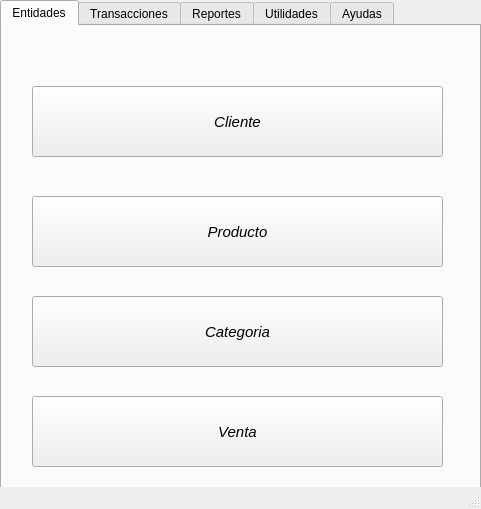
<?xml version="1.0" encoding="UTF-8"?>
<ui version="4.0">
 <class>MainWindow</class>
 <widget class="QMainWindow" name="MainWindow">
  <property name="geometry">
   <rect>
    <x>0</x>
    <y>0</y>
    <width>481</width>
    <height>509</height>
   </rect>
  </property>
  <property name="windowTitle">
   <string>MainWindow</string>
  </property>
  <widget class="QWidget" name="centralwidget">
   <widget class="QTabWidget" name="tabWidget">
    <property name="geometry">
     <rect>
      <x>0</x>
      <y>0</y>
      <width>481</width>
      <height>511</height>
     </rect>
    </property>
    <property name="sizePolicy">
     <sizepolicy hsizetype="Fixed" vsizetype="Fixed">
      <horstretch>0</horstretch>
      <verstretch>0</verstretch>
     </sizepolicy>
    </property>
    <property name="currentIndex">
     <number>0</number>
    </property>
    <widget class="QWidget" name="EntidadesTab">
     <attribute name="title">
      <string>Entidades</string>
     </attribute>
     <widget class="QPushButton" name="ClienteBTN">
      <property name="geometry">
       <rect>
        <x>30</x>
        <y>60</y>
        <width>411</width>
        <height>71</height>
       </rect>
      </property>
      <property name="font">
       <font>
        <pointsize>11</pointsize>
        <italic>true</italic>
       </font>
      </property>
      <property name="text">
       <string>Cliente</string>
      </property>
     </widget>
     <widget class="QPushButton" name="VentaBTN">
      <property name="geometry">
       <rect>
        <x>30</x>
        <y>370</y>
        <width>411</width>
        <height>71</height>
       </rect>
      </property>
      <property name="font">
       <font>
        <pointsize>11</pointsize>
        <italic>true</italic>
       </font>
      </property>
      <property name="text">
       <string>Venta</string>
      </property>
     </widget>
     <widget class="QPushButton" name="ProductoBTN">
      <property name="geometry">
       <rect>
        <x>30</x>
        <y>170</y>
        <width>411</width>
        <height>71</height>
       </rect>
      </property>
      <property name="font">
       <font>
        <pointsize>11</pointsize>
        <italic>true</italic>
       </font>
      </property>
      <property name="text">
       <string>Producto</string>
      </property>
     </widget>
     <widget class="QPushButton" name="CategoriaBTN">
      <property name="geometry">
       <rect>
        <x>30</x>
        <y>270</y>
        <width>411</width>
        <height>71</height>
       </rect>
      </property>
      <property name="font">
       <font>
        <pointsize>11</pointsize>
        <italic>true</italic>
       </font>
      </property>
      <property name="text">
       <string>Categoria</string>
      </property>
     </widget>
    </widget>
    <widget class="QWidget" name="TransaccionesTab">
     <attribute name="title">
      <string>Transacciones</string>
     </attribute>
     <widget class="QPushButton" name="RegitrarVentaBTN">
      <property name="geometry">
       <rect>
        <x>50</x>
        <y>30</y>
        <width>371</width>
        <height>81</height>
       </rect>
      </property>
      <property name="font">
       <font>
        <pointsize>11</pointsize>
        <italic>true</italic>
       </font>
      </property>
      <property name="text">
       <string>Regitrar Venta</string>
      </property>
     </widget>
     <widget class="QPushButton" name="CreditoBTN">
      <property name="geometry">
       <rect>
        <x>50</x>
        <y>150</y>
        <width>371</width>
        <height>81</height>
       </rect>
      </property>
      <property name="font">
       <font>
        <pointsize>11</pointsize>
        <italic>true</italic>
       </font>
      </property>
      <property name="text">
       <string>Creditos</string>
      </property>
     </widget>
     <widget class="QPushButton" name="AgregarCuotaBTN">
      <property name="geometry">
       <rect>
        <x>50</x>
        <y>280</y>
        <width>371</width>
        <height>81</height>
       </rect>
      </property>
      <property name="font">
       <font>
        <pointsize>11</pointsize>
        <italic>true</italic>
       </font>
      </property>
      <property name="text">
       <string>Agregar Cuota</string>
      </property>
     </widget>
    </widget>
    <widget class="QWidget" name="ReportesTab">
     <attribute name="title">
      <string>Reportes</string>
     </attribute>
     <widget class="QScrollArea" name="scrollArea">
      <property name="geometry">
       <rect>
        <x>0</x>
        <y>0</y>
        <width>481</width>
        <height>541</height>
       </rect>
      </property>
      <property name="autoFillBackground">
       <bool>false</bool>
      </property>
      <property name="widgetResizable">
       <bool>true</bool>
      </property>
      <widget class="QWidget" name="scrollAreaWidgetContents">
       <property name="geometry">
        <rect>
         <x>0</x>
         <y>0</y>
         <width>479</width>
         <height>539</height>
        </rect>
       </property>
       <widget class="QWidget" name="verticalLayoutWidget">
        <property name="geometry">
         <rect>
          <x>0</x>
          <y>0</y>
          <width>471</width>
          <height>131</height>
         </rect>
        </property>
        <layout class="QVBoxLayout" name="LayoutObtenerVentas">
         <item>
          <widget class="QLabel" name="label">
           <property name="font">
            <font>
             <bold>true</bold>
            </font>
           </property>
           <property name="text">
            <string>Obtener total Ventas:</string>
           </property>
           <property name="textFormat">
            <enum>Qt::TextFormat::AutoText</enum>
           </property>
           <property name="wordWrap">
            <bool>false</bool>
           </property>
           <property name="margin">
            <number>0</number>
           </property>
           <property name="indent">
            <number>-1</number>
           </property>
          </widget>
         </item>
         <item>
          <widget class="QLabel" name="label_2">
           <property name="text">
            <string>Permite obtener un reporte de la ventas realizadas durante un mes dado.</string>
           </property>
          </widget>
         </item>
         <item>
          <layout class="QHBoxLayout" name="InferiorVentas">
           <item>
            <layout class="QVBoxLayout" name="InferiorVIzquierdo">
             <item>
              <widget class="QLabel" name="label_3">
               <property name="font">
                <font>
                 <bold>true</bold>
                </font>
               </property>
               <property name="text">
                <string>Mes:</string>
               </property>
               <property name="textFormat">
                <enum>Qt::TextFormat::AutoText</enum>
               </property>
               <property name="wordWrap">
                <bool>false</bool>
               </property>
               <property name="margin">
                <number>0</number>
               </property>
               <property name="indent">
                <number>-1</number>
               </property>
              </widget>
             </item>
             <item>
              <widget class="QComboBox" name="MesCMB">
               <property name="currentText">
                <string/>
               </property>
               <property name="currentIndex">
                <number>-1</number>
               </property>
               <property name="maxVisibleItems">
                <number>12</number>
               </property>
               <item>
                <property name="text">
                 <string>Enero</string>
                </property>
               </item>
               <item>
                <property name="text">
                 <string>Febrero</string>
                </property>
               </item>
               <item>
                <property name="text">
                 <string>Marzo</string>
                </property>
               </item>
               <item>
                <property name="text">
                 <string>Abril</string>
                </property>
               </item>
               <item>
                <property name="text">
                 <string>Mayo</string>
                </property>
               </item>
               <item>
                <property name="text">
                 <string>Junio</string>
                </property>
               </item>
               <item>
                <property name="text">
                 <string>Julio</string>
                </property>
               </item>
               <item>
                <property name="text">
                 <string>Agosto</string>
                </property>
               </item>
               <item>
                <property name="text">
                 <string>Septiembre</string>
                </property>
               </item>
               <item>
                <property name="text">
                 <string>Octubre</string>
                </property>
               </item>
               <item>
                <property name="text">
                 <string>Noviembre</string>
                </property>
               </item>
               <item>
                <property name="text">
                 <string>Diciembre</string>
                </property>
               </item>
              </widget>
             </item>
            </layout>
           </item>
           <item>
            <layout class="QHBoxLayout" name="inferiorVDerecho">
             <property name="topMargin">
              <number>0</number>
             </property>
             <property name="bottomMargin">
              <number>0</number>
             </property>
             <item>
              <widget class="QPushButton" name="TotalVentasBTN">
               <property name="text">
                <string>Generar</string>
               </property>
              </widget>
             </item>
            </layout>
           </item>
          </layout>
         </item>
        </layout>
       </widget>
       <widget class="QWidget" name="verticalLayoutWidget_3">
        <property name="geometry">
         <rect>
          <x>0</x>
          <y>130</y>
          <width>471</width>
          <height>121</height>
         </rect>
        </property>
        <layout class="QVBoxLayout" name="LayoutReporteClientes">
         <item>
          <widget class="QLabel" name="label_4">
           <property name="font">
            <font>
             <bold>true</bold>
            </font>
           </property>
           <property name="text">
            <string>Reporte clientes:</string>
           </property>
           <property name="textFormat">
            <enum>Qt::TextFormat::AutoText</enum>
           </property>
           <property name="wordWrap">
            <bool>false</bool>
           </property>
           <property name="margin">
            <number>0</number>
           </property>
           <property name="indent">
            <number>-1</number>
           </property>
          </widget>
         </item>
         <item>
          <widget class="QLabel" name="label_5">
           <property name="text">
            <string>Permite obtener un reporte de los clientes que han comprado a crédito y son morosos, es decir, que están atrasados en sus coutas mensuales.</string>
           </property>
           <property name="scaledContents">
            <bool>true</bool>
           </property>
           <property name="wordWrap">
            <bool>true</bool>
           </property>
          </widget>
         </item>
         <item>
          <widget class="QPushButton" name="ReporteClientesBTN">
           <property name="sizePolicy">
            <sizepolicy hsizetype="Minimum" vsizetype="Fixed">
             <horstretch>0</horstretch>
             <verstretch>0</verstretch>
            </sizepolicy>
           </property>
           <property name="text">
            <string>Generar</string>
           </property>
          </widget>
         </item>
        </layout>
       </widget>
       <widget class="QWidget" name="verticalLayoutWidget_4">
        <property name="geometry">
         <rect>
          <x>0</x>
          <y>250</y>
          <width>471</width>
          <height>131</height>
         </rect>
        </property>
        <layout class="QVBoxLayout" name="LayoutInventarioProductos">
         <item>
          <widget class="QLabel" name="label_7">
           <property name="font">
            <font>
             <bold>true</bold>
            </font>
           </property>
           <property name="text">
            <string>Obtener inventario de productos:</string>
           </property>
           <property name="textFormat">
            <enum>Qt::TextFormat::AutoText</enum>
           </property>
           <property name="wordWrap">
            <bool>false</bool>
           </property>
           <property name="margin">
            <number>0</number>
           </property>
           <property name="indent">
            <number>-1</number>
           </property>
          </widget>
         </item>
         <item>
          <widget class="QLabel" name="label_6">
           <property name="text">
            <string>Permite obtener el inventario de productos por una categoria dada</string>
           </property>
           <property name="scaledContents">
            <bool>true</bool>
           </property>
           <property name="wordWrap">
            <bool>true</bool>
           </property>
          </widget>
         </item>
         <item>
          <layout class="QHBoxLayout" name="inferiorProductos">
           <item>
            <layout class="QVBoxLayout" name="inferiorPIzquierdo">
             <item>
              <widget class="QLabel" name="label_8">
               <property name="font">
                <font>
                 <bold>true</bold>
                </font>
               </property>
               <property name="text">
                <string>Categoria:</string>
               </property>
               <property name="textFormat">
                <enum>Qt::TextFormat::AutoText</enum>
               </property>
               <property name="wordWrap">
                <bool>false</bool>
               </property>
               <property name="margin">
                <number>0</number>
               </property>
               <property name="indent">
                <number>-1</number>
               </property>
              </widget>
             </item>
             <item>
              <widget class="QComboBox" name="CategoriaCMB">
               <property name="currentText">
                <string/>
               </property>
               <property name="currentIndex">
                <number>-1</number>
               </property>
               <property name="maxVisibleItems">
                <number>12</number>
               </property>
               <item>
                <property name="text">
                 <string>Audio</string>
                </property>
               </item>
               <item>
                <property name="text">
                 <string>Video</string>
                </property>
               </item>
               <item>
                <property name="text">
                 <string>Tecnologia</string>
                </property>
               </item>
               <item>
                <property name="text">
                 <string>Cocina</string>
                </property>
               </item>
              </widget>
             </item>
            </layout>
           </item>
           <item>
            <layout class="QHBoxLayout" name="inferiorPDerecho">
             <item>
              <widget class="QPushButton" name="InventarioProductosBTN">
               <property name="text">
                <string>Generar</string>
               </property>
              </widget>
             </item>
            </layout>
           </item>
          </layout>
         </item>
        </layout>
       </widget>
       <widget class="QWidget" name="verticalLayoutWidget_6">
        <property name="geometry">
         <rect>
          <x>0</x>
          <y>380</y>
          <width>471</width>
          <height>151</height>
         </rect>
        </property>
        <layout class="QVBoxLayout" name="LayoutVentasPeriodo">
         <item>
          <widget class="QLabel" name="label_11">
           <property name="font">
            <font>
             <bold>true</bold>
            </font>
           </property>
           <property name="text">
            <string>Obtener ventas realizadas durante un periodo dado:</string>
           </property>
           <property name="textFormat">
            <enum>Qt::TextFormat::AutoText</enum>
           </property>
           <property name="wordWrap">
            <bool>false</bool>
           </property>
           <property name="margin">
            <number>0</number>
           </property>
           <property name="indent">
            <number>-1</number>
           </property>
          </widget>
         </item>
         <item>
          <widget class="QLabel" name="label_10">
           <property name="text">
            <string>Permite obtener un reporte de las ventas realizadas durante cierto periodo dependiendo del tipo de venta que especifique.</string>
           </property>
           <property name="scaledContents">
            <bool>true</bool>
           </property>
           <property name="wordWrap">
            <bool>true</bool>
           </property>
          </widget>
         </item>
         <item>
          <layout class="QHBoxLayout" name="inferioirVentasPeriodo">
           <item>
            <layout class="QVBoxLayout" name="InferiorVPIzquierdo">
             <item>
              <widget class="QLabel" name="label_9">
               <property name="font">
                <font>
                 <bold>true</bold>
                </font>
               </property>
               <property name="text">
                <string>Tipo de venta:</string>
               </property>
               <property name="textFormat">
                <enum>Qt::TextFormat::AutoText</enum>
               </property>
               <property name="wordWrap">
                <bool>false</bool>
               </property>
               <property name="margin">
                <number>0</number>
               </property>
               <property name="indent">
                <number>-1</number>
               </property>
              </widget>
             </item>
             <item>
              <widget class="QComboBox" name="TipoVentaCMB">
               <property name="currentText">
                <string/>
               </property>
               <property name="currentIndex">
                <number>-1</number>
               </property>
               <property name="maxVisibleItems">
                <number>12</number>
               </property>
               <item>
                <property name="text">
                 <string>Contado</string>
                </property>
               </item>
               <item>
                <property name="text">
                 <string>Credito</string>
                </property>
               </item>
              </widget>
             </item>
            </layout>
           </item>
           <item>
            <layout class="QVBoxLayout" name="InferiorVPCentral">
             <item>
              <widget class="QLabel" name="label_12">
               <property name="font">
                <font>
                 <bold>true</bold>
                </font>
               </property>
               <property name="text">
                <string>Inicio:</string>
               </property>
               <property name="textFormat">
                <enum>Qt::TextFormat::AutoText</enum>
               </property>
               <property name="wordWrap">
                <bool>false</bool>
               </property>
               <property name="margin">
                <number>0</number>
               </property>
               <property name="indent">
                <number>-1</number>
               </property>
              </widget>
             </item>
             <item>
              <widget class="QDateEdit" name="FechaInicial"/>
             </item>
            </layout>
           </item>
           <item>
            <layout class="QVBoxLayout" name="InferiorVPDerecho">
             <item>
              <widget class="QLabel" name="label_13">
               <property name="font">
                <font>
                 <bold>true</bold>
                </font>
               </property>
               <property name="text">
                <string>Fin:</string>
               </property>
               <property name="textFormat">
                <enum>Qt::TextFormat::AutoText</enum>
               </property>
               <property name="wordWrap">
                <bool>false</bool>
               </property>
               <property name="margin">
                <number>0</number>
               </property>
               <property name="indent">
                <number>-1</number>
               </property>
              </widget>
             </item>
             <item>
              <widget class="QDateEdit" name="FechaFinal"/>
             </item>
            </layout>
           </item>
          </layout>
         </item>
         <item>
          <widget class="QPushButton" name="VentasPeriodoBTN">
           <property name="text">
            <string>Generar</string>
           </property>
          </widget>
         </item>
        </layout>
       </widget>
      </widget>
     </widget>
    </widget>
    <widget class="QWidget" name="UtilidadesTab">
     <attribute name="title">
      <string>Utilidades</string>
     </attribute>
     <widget class="QPushButton" name="CalculadoraBTN">
      <property name="geometry">
       <rect>
        <x>70</x>
        <y>30</y>
        <width>341</width>
        <height>71</height>
       </rect>
      </property>
      <property name="font">
       <font>
        <pointsize>11</pointsize>
        <italic>true</italic>
       </font>
      </property>
      <property name="text">
       <string>Calculadora</string>
      </property>
     </widget>
     <widget class="QPushButton" name="BitacoraBTN">
      <property name="geometry">
       <rect>
        <x>70</x>
        <y>130</y>
        <width>341</width>
        <height>71</height>
       </rect>
      </property>
      <property name="font">
       <font>
        <pointsize>11</pointsize>
        <italic>true</italic>
       </font>
      </property>
      <property name="text">
       <string>Bitacora</string>
      </property>
     </widget>
     <widget class="QPushButton" name="GestionUsuarioBTN">
      <property name="geometry">
       <rect>
        <x>70</x>
        <y>240</y>
        <width>341</width>
        <height>71</height>
       </rect>
      </property>
      <property name="font">
       <font>
        <pointsize>11</pointsize>
        <italic>true</italic>
       </font>
      </property>
      <property name="text">
       <string>Gestion Usuarios</string>
      </property>
     </widget>
    </widget>
    <widget class="QWidget" name="AyudasTab">
     <attribute name="title">
      <string>Ayudas</string>
     </attribute>
     <widget class="QPushButton" name="ManualBTN">
      <property name="geometry">
       <rect>
        <x>60</x>
        <y>20</y>
        <width>351</width>
        <height>61</height>
       </rect>
      </property>
      <property name="font">
       <font>
        <pointsize>12</pointsize>
        <bold>true</bold>
       </font>
      </property>
      <property name="text">
       <string>Manual de Usuario</string>
      </property>
     </widget>
     <widget class="QLabel" name="label_14">
      <property name="geometry">
       <rect>
        <x>20</x>
        <y>100</y>
        <width>81</width>
        <height>16</height>
       </rect>
      </property>
      <property name="font">
       <font>
        <pointsize>12</pointsize>
        <bold>true</bold>
       </font>
      </property>
      <property name="text">
       <string>Acerca de:</string>
      </property>
     </widget>
     <widget class="QLabel" name="label_15">
      <property name="geometry">
       <rect>
        <x>20</x>
        <y>120</y>
        <width>91</width>
        <height>31</height>
       </rect>
      </property>
      <property name="font">
       <font>
        <pointsize>10</pointsize>
        <italic>true</italic>
        <bold>false</bold>
       </font>
      </property>
      <property name="text">
       <string>Technology  UQ</string>
      </property>
     </widget>
     <widget class="QLabel" name="label_16">
      <property name="geometry">
       <rect>
        <x>20</x>
        <y>160</y>
        <width>101</width>
        <height>16</height>
       </rect>
      </property>
      <property name="font">
       <font>
        <pointsize>10</pointsize>
        <italic>true</italic>
       </font>
      </property>
      <property name="text">
       <string>Desarrollado por:</string>
      </property>
     </widget>
     <widget class="QLabel" name="label_17">
      <property name="geometry">
       <rect>
        <x>20</x>
        <y>180</y>
        <width>211</width>
        <height>16</height>
       </rect>
      </property>
      <property name="font">
       <font>
        <pointsize>10</pointsize>
       </font>
      </property>
      <property name="text">
       <string>- Juan Sebastian Gonzalez Mancera</string>
      </property>
     </widget>
     <widget class="QLabel" name="label_18">
      <property name="geometry">
       <rect>
        <x>20</x>
        <y>200</y>
        <width>201</width>
        <height>16</height>
       </rect>
      </property>
      <property name="font">
       <font>
        <pointsize>10</pointsize>
       </font>
      </property>
      <property name="text">
       <string>- Anderson Peña</string>
      </property>
     </widget>
     <widget class="QLabel" name="label_19">
      <property name="geometry">
       <rect>
        <x>20</x>
        <y>220</y>
        <width>91</width>
        <height>16</height>
       </rect>
      </property>
      <property name="font">
       <font>
        <pointsize>10</pointsize>
        <italic>true</italic>
       </font>
      </property>
      <property name="text">
       <string>Version: 1.0</string>
      </property>
     </widget>
     <widget class="QLabel" name="label_20">
      <property name="geometry">
       <rect>
        <x>20</x>
        <y>240</y>
        <width>201</width>
        <height>16</height>
       </rect>
      </property>
      <property name="font">
       <font>
        <pointsize>10</pointsize>
        <italic>true</italic>
       </font>
      </property>
      <property name="text">
       <string>Universidad del Quindio - 2025</string>
      </property>
     </widget>
    </widget>
   </widget>
  </widget>
  <widget class="QStatusBar" name="statusbar"/>
 </widget>
 <resources/>
 <connections/>
</ui>
